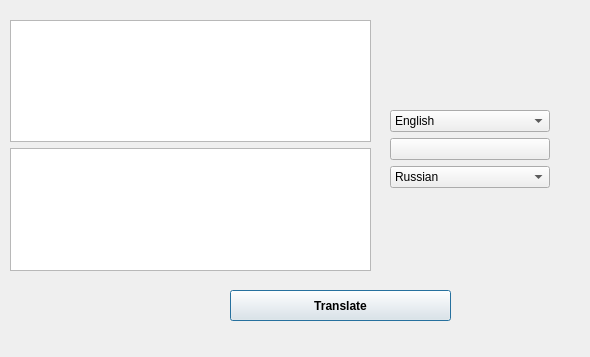
<?xml version="1.0" encoding="UTF-8"?>
<ui version="4.0">
 <class>Dialog</class>
 <widget class="QDialog" name="Dialog">
  <property name="enabled">
   <bool>true</bool>
  </property>
  <property name="geometry">
   <rect>
    <x>0</x>
    <y>0</y>
    <width>590</width>
    <height>357</height>
   </rect>
  </property>
  <property name="windowTitle">
   <string>Translator</string>
  </property>
  <property name="windowIcon">
   <iconset>
    <normaloff>translator.png</normaloff>translator.png</iconset>
  </property>
  <property name="styleSheet">
   <string notr="true">QLineEdit{
	height:30px;
	width:200px;
}</string>
  </property>
  <widget class="QPushButton" name="pushButton">
   <property name="geometry">
    <rect>
     <x>230</x>
     <y>290</y>
     <width>221</width>
     <height>31</height>
    </rect>
   </property>
   <property name="styleSheet">
    <string notr="true">font-weight:bold;</string>
   </property>
   <property name="text">
    <string>Translate</string>
   </property>
  </widget>
  <widget class="QWidget" name="verticalLayoutWidget">
   <property name="geometry">
    <rect>
     <x>10</x>
     <y>20</y>
     <width>361</width>
     <height>251</height>
    </rect>
   </property>
   <layout class="QVBoxLayout" name="verticalLayout">
    <item>
     <widget class="QTextEdit" name="textEdit"/>
    </item>
    <item>
     <widget class="QTextEdit" name="textEdit_2"/>
    </item>
   </layout>
  </widget>
  <widget class="QWidget" name="verticalLayoutWidget_2">
   <property name="geometry">
    <rect>
     <x>390</x>
     <y>110</y>
     <width>160</width>
     <height>80</height>
    </rect>
   </property>
   <layout class="QVBoxLayout" name="verticalLayout_2">
    <item>
     <widget class="QComboBox" name="comboBox">
      <item>
       <property name="text">
        <string>English</string>
       </property>
      </item>
      <item>
       <property name="text">
        <string>Russian</string>
       </property>
      </item>
     </widget>
    </item>
    <item>
     <widget class="QPushButton" name="pushButton_2">
      <property name="text">
       <string/>
      </property>
      <property name="icon">
       <iconset theme="media-playlist-repeat"/>
      </property>
     </widget>
    </item>
    <item>
     <widget class="QComboBox" name="comboBox_2">
      <item>
       <property name="text">
        <string>Russian</string>
       </property>
      </item>
      <item>
       <property name="text">
        <string>English</string>
       </property>
      </item>
     </widget>
    </item>
   </layout>
  </widget>
 </widget>
 <resources/>
 <connections/>
</ui>
